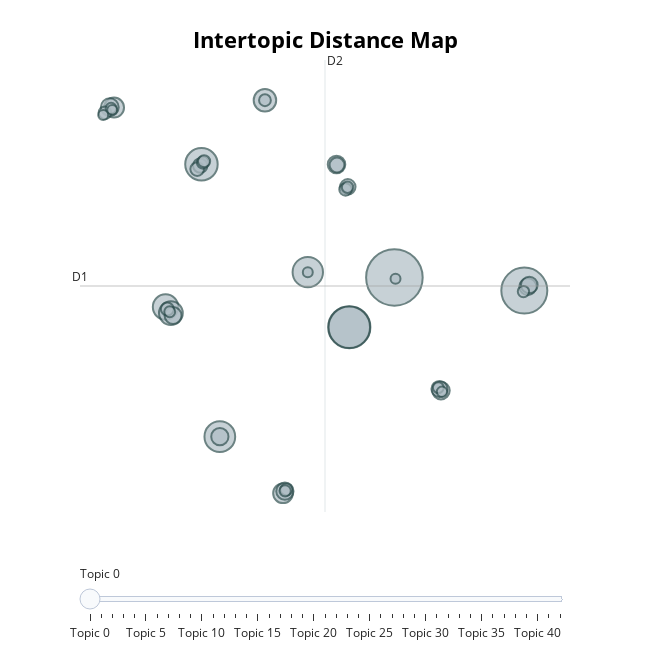

Notebook code for this chart:
### Code cell
topic_model.visualize_topics()

### Figure 1 — Plotly figure (JSON) as saved in the notebook; plotly's stock layout.template omitted (floating-point values rounded to 4 significant figures; data arrays with more than 128 entries replaced by an {"elided": "..."} marker saying what was removed)
{"data": [{"customdata": {"elided": "43x3 mixed values"}, "hovertemplate": "<b>Topic %{customdata[0]}</b><br>%{customdata[1]}<br>Size: %{customdata[2]}", "legendgroup": "", "marker": {"color": "#B0BEC5", "line": {"color": "DarkSlateGrey", "width": 2}, "size": [322, 213, 179, 173, 106, 95, 93, 65, 57, 51, 40, 39, 32, 31, 31, 30, 30, 29, 29, 28, 26, 24, 22, 21, 19, 17, 16, 16, 15, 15, 15, 14, 13, 13, 13, 12, 12, 12, 11, 10, 10, 10, 10], "sizemode": "area", "sizeref": 0.2013, "symbol": "circle"}, "mode": "markers", "name": "", "orientation": "v", "showlegend": false, "type": "scatter", "x": [11.8, 23.02, 7.902, 7.903, -4.87, -3.282, 4.317, -7.971, -7.509, 0.6156, -12.42, 2.176, -12.79, 15.82, 6.799, 2.338, -3.28, 23.32, -7.323, 23.45, 15.69, 7.774, 6.838, -4.975, -5.235, -7.814, -13.2, 7.581, -4.743, 2.464, -4.643, 0.6156, 22.95, 7.75, 2.359, 15.59, -12.68, -7.611, 15.91, 11.9, -12.58, -13.36, 4.317], "xaxis": "x", "y": [6.92, 5.918, 3.135, 3.135, 15.52, -5.181, 7.32, 4.672, 4.208, 20.39, 19.83, -9.486, 19.86, -1.683, 15.5, -9.324, -5.182, 6.219, 4.023, 6.346, -1.554, 13.8, 15.46, 15.42, 15.16, 4.515, 19.44, 13.61, 15.65, -9.198, 15.75, 20.39, 5.844, 13.78, -9.303, -1.453, 19.77, 4.31, -1.775, 6.823, 19.66, 19.27, 7.32], "yaxis": "y"}], "layout": {"annotations": [{"showarrow": false, "text": "D1", "x": -15.36, "y": 6.268, "yshift": 10}, {"showarrow": false, "text": "D2", "x": 5.803, "xshift": 10, "y": 23.45}], "height": 650, "hoverlabel": {"bgcolor": "white", "font": {"family": "Rockwell", "size": 16}}, "legend": {"itemsizing": "constant", "tracegroupgap": 0}, "margin": {"t": 60}, "shapes": [{"line": {"color": "#CFD8DC", "width": 2}, "type": "line", "x0": 5.803, "x1": 5.803, "y0": -10.91, "y1": 23.45}, {"line": {"color": "#9E9E9E", "width": 2}, "type": "line", "x0": -15.36, "x1": 26.97, "y0": 6.268, "y1": 6.268}], "sliders": [{"active": 0, "pad": {"t": 50}, "steps": [{"args": [{"marker.color": [["red", "#B0BEC5", "#B0BEC5", "#B0BEC5", "#B0BEC5", "#B0BEC5", "#B0BEC5", "#B0BEC5", "#B0BEC5", "#B0BEC5", "#B0BEC5", "#B0BEC5", "#B0BEC5", "#B0BEC5", "#B0BEC5", "#B0BEC5", "#B0BEC5", "#B0BEC5", "#B0BEC5", "#B0BEC5", "#B0BEC5", "#B0BEC5", "#B0BEC5", "#B0BEC5", "#B0BEC5", "#B0BEC5", "#B0BEC5", "#B0BEC5", "#B0BEC5", "#B0BEC5", "#B0BEC5", "#B0BEC5", "#B0BEC5", "#B0BEC5", "#B0BEC5", "#B0BEC5", "#B0BEC5", "#B0BEC5", "#B0BEC5", "#B0BEC5", "#B0BEC5", "#B0BEC5", "#B0BEC5"]]}], "label": "Topic 0", "method": "update"}, {"args": [{"marker.color": [["#B0BEC5", "red", "#B0BEC5", "#B0BEC5", "#B0BEC5", "#B0BEC5", "#B0BEC5", "#B0BEC5", "#B0BEC5", "#B0BEC5", "#B0BEC5", "#B0BEC5", "#B0BEC5", "#B0BEC5", "#B0BEC5", "#B0BEC5", "#B0BEC5", "#B0BEC5", "#B0BEC5", "#B0BEC5", "#B0BEC5", "#B0BEC5", "#B0BEC5", "#B0BEC5", "#B0BEC5", "#B0BEC5", "#B0BEC5", "#B0BEC5", "#B0BEC5", "#B0BEC5", "#B0BEC5", "#B0BEC5", "#B0BEC5", "#B0BEC5", "#B0BEC5", "#B0BEC5", "#B0BEC5", "#B0BEC5", "#B0BEC5", "#B0BEC5", "#B0BEC5", "#B0BEC5", "#B0BEC5"]]}], "label": "Topic 1", "method": "update"}, {"args": [{"marker.color": [["#B0BEC5", "#B0BEC5", "red", "#B0BEC5", "#B0BEC5", "#B0BEC5", "#B0BEC5", "#B0BEC5", "#B0BEC5", "#B0BEC5", "#B0BEC5", "#B0BEC5", "#B0BEC5", "#B0BEC5", "#B0BEC5", "#B0BEC5", "#B0BEC5", "#B0BEC5", "#B0BEC5", "#B0BEC5", "#B0BEC5", "#B0BEC5", "#B0BEC5", "#B0BEC5", "#B0BEC5", "#B0BEC5", "#B0BEC5", "#B0BEC5", "#B0BEC5", "#B0BEC5", "#B0BEC5", "#B0BEC5", "#B0BEC5", "#B0BEC5", "#B0BEC5", "#B0BEC5", "#B0BEC5", "#B0BEC5", "#B0BEC5", "#B0BEC5", "#B0BEC5", "#B0BEC5", "#B0BEC5"]]}], "label": "Topic 2", "method": "update"}, {"args": [{"marker.color": [["#B0BEC5", "#B0BEC5", "#B0BEC5", "red", "#B0BEC5", "#B0BEC5", "#B0BEC5", "#B0BEC5", "#B0BEC5", "#B0BEC5", "#B0BEC5", "#B0BEC5", "#B0BEC5", "#B0BEC5", "#B0BEC5", "#B0BEC5", "#B0BEC5", "#B0BEC5", "#B0BEC5", "#B0BEC5", "#B0BEC5", "#B0BEC5", "#B0BEC5", "#B0BEC5", "#B0BEC5", "#B0BEC5", "#B0BEC5", "#B0BEC5", "#B0BEC5", "#B0BEC5", "#B0BEC5", "#B0BEC5", "#B0BEC5", "#B0BEC5", "#B0BEC5", "#B0BEC5", "#B0BEC5", "#B0BEC5", "#B0BEC5", "#B0BEC5", "#B0BEC5", "#B0BEC5", "#B0BEC5"]]}], "label": "Topic 3", "method": "update"}, {"args": [{"marker.color": [["#B0BEC5", "#B0BEC5", "#B0BEC5", "#B0BEC5", "red", "#B0BEC5", "#B0BEC5", "#B0BEC5", "#B0BEC5", "#B0BEC5", "#B0BEC5", "#B0BEC5", "#B0BEC5", "#B0BEC5", "#B0BEC5", "#B0BEC5", "#B0BEC5", "#B0BEC5", "#B0BEC5", "#B0BEC5", "#B0BEC5", "#B0BEC5", "#B0BEC5", "#B0BEC5", "#B0BEC5", "#B0BEC5", "#B0BEC5", "#B0BEC5", "#B0BEC5", "#B0BEC5", "#B0BEC5", "#B0BEC5", "#B0BEC5", "#B0BEC5", "#B0BEC5", "#B0BEC5", "#B0BEC5", "#B0BEC5", "#B0BEC5", "#B0BEC5", "#B0BEC5", "#B0BEC5", "#B0BEC5"]]}], "label": "Topic 4", "method": "update"}, {"args": [{"marker.color": [["#B0BEC5", "#B0BEC5", "#B0BEC5", "#B0BEC5", "#B0BEC5", "red", "#B0BEC5", "#B0BEC5", "#B0BEC5", "#B0BEC5", "#B0BEC5", "#B0BEC5", "#B0BEC5", "#B0BEC5", "#B0BEC5", "#B0BEC5", "#B0BEC5", "#B0BEC5", "#B0BEC5", "#B0BEC5", "#B0BEC5", "#B0BEC5", "#B0BEC5", "#B0BEC5", "#B0BEC5", "#B0BEC5", "#B0BEC5", "#B0BEC5", "#B0BEC5", "#B0BEC5", "#B0BEC5", "#B0BEC5", "#B0BEC5", "#B0BEC5", "#B0BEC5", "#B0BEC5", "#B0BEC5", "#B0BEC5", "#B0BEC5", "#B0BEC5", "#B0BEC5", "#B0BEC5", "#B0BEC5"]]}], "label": "Topic 5", "method": "update"}, {"args": [{"marker.color": [["#B0BEC5", "#B0BEC5", "#B0BEC5", "#B0BEC5", "#B0BEC5", "#B0BEC5", "red", "#B0BEC5", "#B0BEC5", "#B0BEC5", "#B0BEC5", "#B0BEC5", "#B0BEC5", "#B0BEC5", "#B0BEC5", "#B0BEC5", "#B0BEC5", "#B0BEC5", "#B0BEC5", "#B0BEC5", "#B0BEC5", "#B0BEC5", "#B0BEC5", "#B0BEC5", "#B0BEC5", "#B0BEC5", "#B0BEC5", "#B0BEC5", "#B0BEC5", "#B0BEC5", "#B0BEC5", "#B0BEC5", "#B0BEC5", "#B0BEC5", "#B0BEC5", "#B0BEC5", "#B0BEC5", "#B0BEC5", "#B0BEC5", "#B0BEC5", "#B0BEC5", "#B0BEC5", "#B0BEC5"]]}], "label": "Topic 6", "method": "update"}, {"args": [{"marker.color": [["#B0BEC5", "#B0BEC5", "#B0BEC5", "#B0BEC5", "#B0BEC5", "#B0BEC5", "#B0BEC5", "red", "#B0BEC5", "#B0BEC5", "#B0BEC5", "#B0BEC5", "#B0BEC5", "#B0BEC5", "#B0BEC5", "#B0BEC5", "#B0BEC5", "#B0BEC5", "#B0BEC5", "#B0BEC5", "#B0BEC5", "#B0BEC5", "#B0BEC5", "#B0BEC5", "#B0BEC5", "#B0BEC5", "#B0BEC5", "#B0BEC5", "#B0BEC5", "#B0BEC5", "#B0BEC5", "#B0BEC5", "#B0BEC5", "#B0BEC5", "#B0BEC5", "#B0BEC5", "#B0BEC5", "#B0BEC5", "#B0BEC5", "#B0BEC5", "#B0BEC5", "#B0BEC5", "#B0BEC5"]]}], "label": "Topic 7", "method": "update"}, {"args": [{"marker.color": [["#B0BEC5", "#B0BEC5", "#B0BEC5", "#B0BEC5", "#B0BEC5", "#B0BEC5", "#B0BEC5", "#B0BEC5", "red", "#B0BEC5", "#B0BEC5", "#B0BEC5", "#B0BEC5", "#B0BEC5", "#B0BEC5", "#B0BEC5", "#B0BEC5", "#B0BEC5", "#B0BEC5", "#B0BEC5", "#B0BEC5", "#B0BEC5", "#B0BEC5", "#B0BEC5", "#B0BEC5", "#B0BEC5", "#B0BEC5", "#B0BEC5", "#B0BEC5", "#B0BEC5", "#B0BEC5", "#B0BEC5", "#B0BEC5", "#B0BEC5", "#B0BEC5", "#B0BEC5", "#B0BEC5", "#B0BEC5", "#B0BEC5", "#B0BEC5", "#B0BEC5", "#B0BEC5", "#B0BEC5"]]}], "label": "Topic 8", "method": "update"}, {"args": [{"marker.color": [["#B0BEC5", "#B0BEC5", "#B0BEC5", "#B0BEC5", "#B0BEC5", "#B0BEC5", "#B0BEC5", "#B0BEC5", "#B0BEC5", "red", "#B0BEC5", "#B0BEC5", "#B0BEC5", "#B0BEC5", "#B0BEC5", "#B0BEC5", "#B0BEC5", "#B0BEC5", "#B0BEC5", "#B0BEC5", "#B0BEC5", "#B0BEC5", "#B0BEC5", "#B0BEC5", "#B0BEC5", "#B0BEC5", "#B0BEC5", "#B0BEC5", "#B0BEC5", "#B0BEC5", "#B0BEC5", "#B0BEC5", "#B0BEC5", "#B0BEC5", "#B0BEC5", "#B0BEC5", "#B0BEC5", "#B0BEC5", "#B0BEC5", "#B0BEC5", "#B0BEC5", "#B0BEC5", "#B0BEC5"]]}], "label": "Topic 9", "method": "update"}, {"args": [{"marker.color": [["#B0BEC5", "#B0BEC5", "#B0BEC5", "#B0BEC5", "#B0BEC5", "#B0BEC5", "#B0BEC5", "#B0BEC5", "#B0BEC5", "#B0BEC5", "red", "#B0BEC5", "#B0BEC5", "#B0BEC5", "#B0BEC5", "#B0BEC5", "#B0BEC5", "#B0BEC5", "#B0BEC5", "#B0BEC5", "#B0BEC5", "#B0BEC5", "#B0BEC5", "#B0BEC5", "#B0BEC5", "#B0BEC5", "#B0BEC5", "#B0BEC5", "#B0BEC5", "#B0BEC5", "#B0BEC5", "#B0BEC5", "#B0BEC5", "#B0BEC5", "#B0BEC5", "#B0BEC5", "#B0BEC5", "#B0BEC5", "#B0BEC5", "#B0BEC5", "#B0BEC5", "#B0BEC5", "#B0BEC5"]]}], "label": "Topic 10", "method": "update"}, {"args": [{"marker.color": [["#B0BEC5", "#B0BEC5", "#B0BEC5", "#B0BEC5", "#B0BEC5", "#B0BEC5", "#B0BEC5", "#B0BEC5", "#B0BEC5", "#B0BEC5", "#B0BEC5", "red", "#B0BEC5", "#B0BEC5", "#B0BEC5", "#B0BEC5", "#B0BEC5", "#B0BEC5", "#B0BEC5", "#B0BEC5", "#B0BEC5", "#B0BEC5", "#B0BEC5", "#B0BEC5", "#B0BEC5", "#B0BEC5", "#B0BEC5", "#B0BEC5", "#B0BEC5", "#B0BEC5", "#B0BEC5", "#B0BEC5", "#B0BEC5", "#B0BEC5", "#B0BEC5", "#B0BEC5", "#B0BEC5", "#B0BEC5", "#B0BEC5", "#B0BEC5", "#B0BEC5", "#B0BEC5", "#B0BEC5"]]}], "label": "Topic 11", "method": "update"}, {"args": [{"marker.color": [["#B0BEC5", "#B0BEC5", "#B0BEC5", "#B0BEC5", "#B0BEC5", "#B0BEC5", "#B0BEC5", "#B0BEC5", "#B0BEC5", "#B0BEC5", "#B0BEC5", "#B0BEC5", "red", "#B0BEC5", "#B0BEC5", "#B0BEC5", "#B0BEC5", "#B0BEC5", "#B0BEC5", "#B0BEC5", "#B0BEC5", "#B0BEC5", "#B0BEC5", "#B0BEC5", "#B0BEC5", "#B0BEC5", "#B0BEC5", "#B0BEC5", "#B0BEC5", "#B0BEC5", "#B0BEC5", "#B0BEC5", "#B0BEC5", "#B0BEC5", "#B0BEC5", "#B0BEC5", "#B0BEC5", "#B0BEC5", "#B0BEC5", "#B0BEC5", "#B0BEC5", "#B0BEC5", "#B0BEC5"]]}], "label": "Topic 12", "method": "update"}, {"args": [{"marker.color": [["#B0BEC5", "#B0BEC5", "#B0BEC5", "#B0BEC5", "#B0BEC5", "#B0BEC5", "#B0BEC5", "#B0BEC5", "#B0BEC5", "#B0BEC5", "#B0BEC5", "#B0BEC5", "#B0BEC5", "red", "#B0BEC5", "#B0BEC5", "#B0BEC5", "#B0BEC5", "#B0BEC5", "#B0BEC5", "#B0BEC5", "#B0BEC5", "#B0BEC5", "#B0BEC5", "#B0BEC5", "#B0BEC5", "#B0BEC5", "#B0BEC5", "#B0BEC5", "#B0BEC5", "#B0BEC5", "#B0BEC5", "#B0BEC5", "#B0BEC5", "#B0BEC5", "#B0BEC5", "#B0BEC5", "#B0BEC5", "#B0BEC5", "#B0BEC5", "#B0BEC5", "#B0BEC5", "#B0BEC5"]]}], "label": "Topic 13", "method": "update"}, {"args": [{"marker.color": [["#B0BEC5", "#B0BEC5", "#B0BEC5", "#B0BEC5", "#B0BEC5", "#B0BEC5", "#B0BEC5", "#B0BEC5", "#B0BEC5", "#B0BEC5", "#B0BEC5", "#B0BEC5", "#B0BEC5", "#B0BEC5", "red", "#B0BEC5", "#B0BEC5", "#B0BEC5", "#B0BEC5", "#B0BEC5", "#B0BEC5", "#B0BEC5", "#B0BEC5", "#B0BEC5", "#B0BEC5", "#B0BEC5", "#B0BEC5", "#B0BEC5", "#B0BEC5", "#B0BEC5", "#B0BEC5", "#B0BEC5", "#B0BEC5", "#B0BEC5", "#B0BEC5", "#B0BEC5", "#B0BEC5", "#B0BEC5", "#B0BEC5", "#B0BEC5", "#B0BEC5", "#B0BEC5", "#B0BEC5"]]}], "label": "Topic 14", "method": "update"}, {"args": [{"marker.color": [["#B0BEC5", "#B0BEC5", "#B0BEC5", "#B0BEC5", "#B0BEC5", "#B0BEC5", "#B0BEC5", "#B0BEC5", "#B0BEC5", "#B0BEC5", "#B0BEC5", "#B0BEC5", "#B0BEC5", "#B0BEC5", "#B0BEC5", "red", "#B0BEC5", "#B0BEC5", "#B0BEC5", "#B0BEC5", "#B0BEC5", "#B0BEC5", "#B0BEC5", "#B0BEC5", "#B0BEC5", "#B0BEC5", "#B0BEC5", "#B0BEC5", "#B0BEC5", "#B0BEC5", "#B0BEC5", "#B0BEC5", "#B0BEC5", "#B0BEC5", "#B0BEC5", "#B0BEC5", "#B0BEC5", "#B0BEC5", "#B0BEC5", "#B0BEC5", "#B0BEC5", "#B0BEC5", "#B0BEC5"]]}], "label": "Topic 15", "method": "update"}, {"args": [{"marker.color": [["#B0BEC5", "#B0BEC5", "#B0BEC5", "#B0BEC5", "#B0BEC5", "#B0BEC5", "#B0BEC5", "#B0BEC5", "#B0BEC5", "#B0BEC5", "#B0BEC5", "#B0BEC5", "#B0BEC5", "#B0BEC5", "#B0BEC5", "#B0BEC5", "red", "#B0BEC5", "#B0BEC5", "#B0BEC5", "#B0BEC5", "#B0BEC5", "#B0BEC5", "#B0BEC5", "#B0BEC5", "#B0BEC5", "#B0BEC5", "#B0BEC5", "#B0BEC5", "#B0BEC5", "#B0BEC5", "#B0BEC5", "#B0BEC5", "#B0BEC5", "#B0BEC5", "#B0BEC5", "#B0BEC5", "#B0BEC5", "#B0BEC5", "#B0BEC5", "#B0BEC5", "#B0BEC5", "#B0BEC5"]]}], "label": "Topic 16", "method": "update"}, {"args": [{"marker.color": [["#B0BEC5", "#B0BEC5", "#B0BEC5", "#B0BEC5", "#B0BEC5", "#B0BEC5", "#B0BEC5", "#B0BEC5", "#B0BEC5", "#B0BEC5", "#B0BEC5", "#B0BEC5", "#B0BEC5", "#B0BEC5", "#B0BEC5", "#B0BEC5", "#B0BEC5", "red", "#B0BEC5", "#B0BEC5", "#B0BEC5", "#B0BEC5", "#B0BEC5", "#B0BEC5", "#B0BEC5", "#B0BEC5", "#B0BEC5", "#B0BEC5", "#B0BEC5", "#B0BEC5", "#B0BEC5", "#B0BEC5", "#B0BEC5", "#B0BEC5", "#B0BEC5", "#B0BEC5", "#B0BEC5", "#B0BEC5", "#B0BEC5", "#B0BEC5", "#B0BEC5", "#B0BEC5", "#B0BEC5"]]}], "label": "Topic 17", "method": "update"}, {"args": [{"marker.color": [["#B0BEC5", "#B0BEC5", "#B0BEC5", "#B0BEC5", "#B0BEC5", "#B0BEC5", "#B0BEC5", "#B0BEC5", "#B0BEC5", "#B0BEC5", "#B0BEC5", "#B0BEC5", "#B0BEC5", "#B0BEC5", "#B0BEC5", "#B0BEC5", "#B0BEC5", "#B0BEC5", "red", "#B0BEC5", "#B0BEC5", "#B0BEC5", "#B0BEC5", "#B0BEC5", "#B0BEC5", "#B0BEC5", "#B0BEC5", "#B0BEC5", "#B0BEC5", "#B0BEC5", "#B0BEC5", "#B0BEC5", "#B0BEC5", "#B0BEC5", "#B0BEC5", "#B0BEC5", "#B0BEC5", "#B0BEC5", "#B0BEC5", "#B0BEC5", "#B0BEC5", "#B0BEC5", "#B0BEC5"]]}], "label": "Topic 18", "method": "update"}, {"args": [{"marker.color": [["#B0BEC5", "#B0BEC5", "#B0BEC5", "#B0BEC5", "#B0BEC5", "#B0BEC5", "#B0BEC5", "#B0BEC5", "#B0BEC5", "#B0BEC5", "#B0BEC5", "#B0BEC5", "#B0BEC5", "#B0BEC5", "#B0BEC5", "#B0BEC5", "#B0BEC5", "#B0BEC5", "#B0BEC5", "red", "#B0BEC5", "#B0BEC5", "#B0BEC5", "#B0BEC5", "#B0BEC5", "#B0BEC5", "#B0BEC5", "#B0BEC5", "#B0BEC5", "#B0BEC5", "#B0BEC5", "#B0BEC5", "#B0BEC5", "#B0BEC5", "#B0BEC5", "#B0BEC5", "#B0BEC5", "#B0BEC5", "#B0BEC5", "#B0BEC5", "#B0BEC5", "#B0BEC5", "#B0BEC5"]]}], "label": "Topic 19", "method": "update"}, {"args": [{"marker.color": [["#B0BEC5", "#B0BEC5", "#B0BEC5", "#B0BEC5", "#B0BEC5", "#B0BEC5", "#B0BEC5", "#B0BEC5", "#B0BEC5", "#B0BEC5", "#B0BEC5", "#B0BEC5", "#B0BEC5", "#B0BEC5", "#B0BEC5", "#B0BEC5", "#B0BEC5", "#B0BEC5", "#B0BEC5", "#B0BEC5", "red", "#B0BEC5", "#B0BEC5", "#B0BEC5", "#B0BEC5", "#B0BEC5", "#B0BEC5", "#B0BEC5", "#B0BEC5", "#B0BEC5", "#B0BEC5", "#B0BEC5", "#B0BEC5", "#B0BEC5", "#B0BEC5", "#B0BEC5", "#B0BEC5", "#B0BEC5", "#B0BEC5", "#B0BEC5", "#B0BEC5", "#B0BEC5", "#B0BEC5"]]}], "label": "Topic 20", "method": "update"}, {"args": [{"marker.color": [["#B0BEC5", "#B0BEC5", "#B0BEC5", "#B0BEC5", "#B0BEC5", "#B0BEC5", "#B0BEC5", "#B0BEC5", "#B0BEC5", "#B0BEC5", "#B0BEC5", "#B0BEC5", "#B0BEC5", "#B0BEC5", "#B0BEC5", "#B0BEC5", "#B0BEC5", "#B0BEC5", "#B0BEC5", "#B0BEC5", "#B0BEC5", "red", "#B0BEC5", "#B0BEC5", "#B0BEC5", "#B0BEC5", "#B0BEC5", "#B0BEC5", "#B0BEC5", "#B0BEC5", "#B0BEC5", "#B0BEC5", "#B0BEC5", "#B0BEC5", "#B0BEC5", "#B0BEC5", "#B0BEC5", "#B0BEC5", "#B0BEC5", "#B0BEC5", "#B0BEC5", "#B0BEC5", "#B0BEC5"]]}], "label": "Topic 21", "method": "update"}, {"args": [{"marker.color": [["#B0BEC5", "#B0BEC5", "#B0BEC5", "#B0BEC5", "#B0BEC5", "#B0BEC5", "#B0BEC5", "#B0BEC5", "#B0BEC5", "#B0BEC5", "#B0BEC5", "#B0BEC5", "#B0BEC5", "#B0BEC5", "#B0BEC5", "#B0BEC5", "#B0BEC5", "#B0BEC5", "#B0BEC5", "#B0BEC5", "#B0BEC5", "#B0BEC5", "red", "#B0BEC5", "#B0BEC5", "#B0BEC5", "#B0BEC5", "#B0BEC5", "#B0BEC5", "#B0BEC5", "#B0BEC5", "#B0BEC5", "#B0BEC5", "#B0BEC5", "#B0BEC5", "#B0BEC5", "#B0BEC5", "#B0BEC5", "#B0BEC5", "#B0BEC5", "#B0BEC5", "#B0BEC5", "#B0BEC5"]]}], "label": "Topic 22", "method": "update"}, {"args": [{"marker.color": [["#B0BEC5", "#B0BEC5", "#B0BEC5", "#B0BEC5", "#B0BEC5", "#B0BEC5", "#B0BEC5", "#B0BEC5", "#B0BEC5", "#B0BEC5", "#B0BEC5", "#B0BEC5", "#B0BEC5", "#B0BEC5", "#B0BEC5", "#B0BEC5", "#B0BEC5", "#B0BEC5", "#B0BEC5", "#B0BEC5", "#B0BEC5", "#B0BEC5", "#B0BEC5", "red", "#B0BEC5", "#B0BEC5", "#B0BEC5", "#B0BEC5", "#B0BEC5", "#B0BEC5", "#B0BEC5", "#B0BEC5", "#B0BEC5", "#B0BEC5", "#B0BEC5", "#B0BEC5", "#B0BEC5", "#B0BEC5", "#B0BEC5", "#B0BEC5", "#B0BEC5", "#B0BEC5", "#B0BEC5"]]}], "label": "Topic 23", "method": "update"}, {"args": [{"marker.color": [["#B0BEC5", "#B0BEC5", "#B0BEC5", "#B0BEC5", "#B0BEC5", "#B0BEC5", "#B0BEC5", "#B0BEC5", "#B0BEC5", "#B0BEC5", "#B0BEC5", "#B0BEC5", "#B0BEC5", "#B0BEC5", "#B0BEC5", "#B0BEC5", "#B0BEC5", "#B0BEC5", "#B0BEC5", "#B0BEC5", "#B0BEC5", "#B0BEC5", "#B0BEC5", "#B0BEC5", "red", "#B0BEC5", "#B0BEC5", "#B0BEC5", "#B0BEC5", "#B0BEC5", "#B0BEC5", "#B0BEC5", "#B0BEC5", "#B0BEC5", "#B0BEC5", "#B0BEC5", "#B0BEC5", "#B0BEC5", "#B0BEC5", "#B0BEC5", "#B0BEC5", "#B0BEC5", "#B0BEC5"]]}], "label": "Topic 24", "method": "update"}, {"args": [{"marker.color": [["#B0BEC5", "#B0BEC5", "#B0BEC5", "#B0BEC5", "#B0BEC5", "#B0BEC5", "#B0BEC5", "#B0BEC5", "#B0BEC5", "#B0BEC5", "#B0BEC5", "#B0BEC5", "#B0BEC5", "#B0BEC5", "#B0BEC5", "#B0BEC5", "#B0BEC5", "#B0BEC5", "#B0BEC5", "#B0BEC5", "#B0BEC5", "#B0BEC5", "#B0BEC5", "#B0BEC5", "#B0BEC5", "red", "#B0BEC5", "#B0BEC5", "#B0BEC5", "#B0BEC5", "#B0BEC5", "#B0BEC5", "#B0BEC5", "#B0BEC5", "#B0BEC5", "#B0BEC5", "#B0BEC5", "#B0BEC5", "#B0BEC5", "#B0BEC5", "#B0BEC5", "#B0BEC5", "#B0BEC5"]]}], "label": "Topic 25", "method": "update"}, {"args": [{"marker.color": [["#B0BEC5", "#B0BEC5", "#B0BEC5", "#B0BEC5", "#B0BEC5", "#B0BEC5", "#B0BEC5", "#B0BEC5", "#B0BEC5", "#B0BEC5", "#B0BEC5", "#B0BEC5", "#B0BEC5", "#B0BEC5", "#B0BEC5", "#B0BEC5", "#B0BEC5", "#B0BEC5", "#B0BEC5", "#B0BEC5", "#B0BEC5", "#B0BEC5", "#B0BEC5", "#B0BEC5", "#B0BEC5", "#B0BEC5", "red", "#B0BEC5", "#B0BEC5", "#B0BEC5", "#B0BEC5", "#B0BEC5", "#B0BEC5", "#B0BEC5", "#B0BEC5", "#B0BEC5", "#B0BEC5", "#B0BEC5", "#B0BEC5", "#B0BEC5", "#B0BEC5", "#B0BEC5", "#B0BEC5"]]}], "label": "Topic 26", "method": "update"}, {"args": [{"marker.color": [["#B0BEC5", "#B0BEC5", "#B0BEC5", "#B0BEC5", "#B0BEC5", "#B0BEC5", "#B0BEC5", "#B0BEC5", "#B0BEC5", "#B0BEC5", "#B0BEC5", "#B0BEC5", "#B0BEC5", "#B0BEC5", "#B0BEC5", "#B0BEC5", "#B0BEC5", "#B0BEC5", "#B0BEC5", "#B0BEC5", "#B0BEC5", "#B0BEC5", "#B0BEC5", "#B0BEC5", "#B0BEC5", "#B0BEC5", "#B0BEC5", "red", "#B0BEC5", "#B0BEC5", "#B0BEC5", "#B0BEC5", "#B0BEC5", "#B0BEC5", "#B0BEC5", "#B0BEC5", "#B0BEC5", "#B0BEC5", "#B0BEC5", "#B0BEC5", "#B0BEC5", "#B0BEC5", "#B0BEC5"]]}], "label": "Topic 27", "method": "update"}, {"args": [{"marker.color": [["#B0BEC5", "#B0BEC5", "#B0BEC5", "#B0BEC5", "#B0BEC5", "#B0BEC5", "#B0BEC5", "#B0BEC5", "#B0BEC5", "#B0BEC5", "#B0BEC5", "#B0BEC5", "#B0BEC5", "#B0BEC5", "#B0BEC5", "#B0BEC5", "#B0BEC5", "#B0BEC5", "#B0BEC5", "#B0BEC5", "#B0BEC5", "#B0BEC5", "#B0BEC5", "#B0BEC5", "#B0BEC5", "#B0BEC5", "#B0BEC5", "#B0BEC5", "red", "#B0BEC5", "#B0BEC5", "#B0BEC5", "#B0BEC5", "#B0BEC5", "#B0BEC5", "#B0BEC5", "#B0BEC5", "#B0BEC5", "#B0BEC5", "#B0BEC5", "#B0BEC5", "#B0BEC5", "#B0BEC5"]]}], "label": "Topic 28", "method": "update"}, {"args": [{"marker.color": [["#B0BEC5", "#B0BEC5", "#B0BEC5", "#B0BEC5", "#B0BEC5", "#B0BEC5", "#B0BEC5", "#B0BEC5", "#B0BEC5", "#B0BEC5", "#B0BEC5", "#B0BEC5", "#B0BEC5", "#B0BEC5", "#B0BEC5", "#B0BEC5", "#B0BEC5", "#B0BEC5", "#B0BEC5", "#B0BEC5", "#B0BEC5", "#B0BEC5", "#B0BEC5", "#B0BEC5", "#B0BEC5", "#B0BEC5", "#B0BEC5", "#B0BEC5", "#B0BEC5", "red", "#B0BEC5", "#B0BEC5", "#B0BEC5", "#B0BEC5", "#B0BEC5", "#B0BEC5", "#B0BEC5", "#B0BEC5", "#B0BEC5", "#B0BEC5", "#B0BEC5", "#B0BEC5", "#B0BEC5"]]}], "label": "Topic 29", "method": "update"}, {"args": [{"marker.color": [["#B0BEC5", "#B0BEC5", "#B0BEC5", "#B0BEC5", "#B0BEC5", "#B0BEC5", "#B0BEC5", "#B0BEC5", "#B0BEC5", "#B0BEC5", "#B0BEC5", "#B0BEC5", "#B0BEC5", "#B0BEC5", "#B0BEC5", "#B0BEC5", "#B0BEC5", "#B0BEC5", "#B0BEC5", "#B0BEC5", "#B0BEC5", "#B0BEC5", "#B0BEC5", "#B0BEC5", "#B0BEC5", "#B0BEC5", "#B0BEC5", "#B0BEC5", "#B0BEC5", "#B0BEC5", "red", "#B0BEC5", "#B0BEC5", "#B0BEC5", "#B0BEC5", "#B0BEC5", "#B0BEC5", "#B0BEC5", "#B0BEC5", "#B0BEC5", "#B0BEC5", "#B0BEC5", "#B0BEC5"]]}], "label": "Topic 30", "method": "update"}, {"args": [{"marker.color": [["#B0BEC5", "#B0BEC5", "#B0BEC5", "#B0BEC5", "#B0BEC5", "#B0BEC5", "#B0BEC5", "#B0BEC5", "#B0BEC5", "#B0BEC5", "#B0BEC5", "#B0BEC5", "#B0BEC5", "#B0BEC5", "#B0BEC5", "#B0BEC5", "#B0BEC5", "#B0BEC5", "#B0BEC5", "#B0BEC5", "#B0BEC5", "#B0BEC5", "#B0BEC5", "#B0BEC5", "#B0BEC5", "#B0BEC5", "#B0BEC5", "#B0BEC5", "#B0BEC5", "#B0BEC5", "#B0BEC5", "red", "#B0BEC5", "#B0BEC5", "#B0BEC5", "#B0BEC5", "#B0BEC5", "#B0BEC5", "#B0BEC5", "#B0BEC5", "#B0BEC5", "#B0BEC5", "#B0BEC5"]]}], "label": "Topic 31", "method": "update"}, {"args": [{"marker.color": [["#B0BEC5", "#B0BEC5", "#B0BEC5", "#B0BEC5", "#B0BEC5", "#B0BEC5", "#B0BEC5", "#B0BEC5", "#B0BEC5", "#B0BEC5", "#B0BEC5", "#B0BEC5", "#B0BEC5", "#B0BEC5", "#B0BEC5", "#B0BEC5", "#B0BEC5", "#B0BEC5", "#B0BEC5", "#B0BEC5", "#B0BEC5", "#B0BEC5", "#B0BEC5", "#B0BEC5", "#B0BEC5", "#B0BEC5", "#B0BEC5", "#B0BEC5", "#B0BEC5", "#B0BEC5", "#B0BEC5", "#B0BEC5", "red", "#B0BEC5", "#B0BEC5", "#B0BEC5", "#B0BEC5", "#B0BEC5", "#B0BEC5", "#B0BEC5", "#B0BEC5", "#B0BEC5", "#B0BEC5"]]}], "label": "Topic 32", "method": "update"}, {"args": [{"marker.color": [["#B0BEC5", "#B0BEC5", "#B0BEC5", "#B0BEC5", "#B0BEC5", "#B0BEC5", "#B0BEC5", "#B0BEC5", "#B0BEC5", "#B0BEC5", "#B0BEC5", "#B0BEC5", "#B0BEC5", "#B0BEC5", "#B0BEC5", "#B0BEC5", "#B0BEC5", "#B0BEC5", "#B0BEC5", "#B0BEC5", "#B0BEC5", "#B0BEC5", "#B0BEC5", "#B0BEC5", "#B0BEC5", "#B0BEC5", "#B0BEC5", "#B0BEC5", "#B0BEC5", "#B0BEC5", "#B0BEC5", "#B0BEC5", "#B0BEC5", "red", "#B0BEC5", "#B0BEC5", "#B0BEC5", "#B0BEC5", "#B0BEC5", "#B0BEC5", "#B0BEC5", "#B0BEC5", "#B0BEC5"]]}], "label": "Topic 33", "method": "update"}, {"args": [{"marker.color": [["#B0BEC5", "#B0BEC5", "#B0BEC5", "#B0BEC5", "#B0BEC5", "#B0BEC5", "#B0BEC5", "#B0BEC5", "#B0BEC5", "#B0BEC5", "#B0BEC5", "#B0BEC5", "#B0BEC5", "#B0BEC5", "#B0BEC5", "#B0BEC5", "#B0BEC5", "#B0BEC5", "#B0BEC5", "#B0BEC5", "#B0BEC5", "#B0BEC5", "#B0BEC5", "#B0BEC5", "#B0BEC5", "#B0BEC5", "#B0BEC5", "#B0BEC5", "#B0BEC5", "#B0BEC5", "#B0BEC5", "#B0BEC5", "#B0BEC5", "#B0BEC5", "red", "#B0BEC5", "#B0BEC5", "#B0BEC5", "#B0BEC5", "#B0BEC5", "#B0BEC5", "#B0BEC5", "#B0BEC5"]]}], "label": "Topic 34", "method": "update"}, {"args": [{"marker.color": [["#B0BEC5", "#B0BEC5", "#B0BEC5", "#B0BEC5", "#B0BEC5", "#B0BEC5", "#B0BEC5", "#B0BEC5", "#B0BEC5", "#B0BEC5", "#B0BEC5", "#B0BEC5", "#B0BEC5", "#B0BEC5", "#B0BEC5", "#B0BEC5", "#B0BEC5", "#B0BEC5", "#B0BEC5", "#B0BEC5", "#B0BEC5", "#B0BEC5", "#B0BEC5", "#B0BEC5", "#B0BEC5", "#B0BEC5", "#B0BEC5", "#B0BEC5", "#B0BEC5", "#B0BEC5", "#B0BEC5", "#B0BEC5", "#B0BEC5", "#B0BEC5", "#B0BEC5", "red", "#B0BEC5", "#B0BEC5", "#B0BEC5", "#B0BEC5", "#B0BEC5", "#B0BEC5", "#B0BEC5"]]}], "label": "Topic 35", "method": "update"}, {"args": [{"marker.color": [["#B0BEC5", "#B0BEC5", "#B0BEC5", "#B0BEC5", "#B0BEC5", "#B0BEC5", "#B0BEC5", "#B0BEC5", "#B0BEC5", "#B0BEC5", "#B0BEC5", "#B0BEC5", "#B0BEC5", "#B0BEC5", "#B0BEC5", "#B0BEC5", "#B0BEC5", "#B0BEC5", "#B0BEC5", "#B0BEC5", "#B0BEC5", "#B0BEC5", "#B0BEC5", "#B0BEC5", "#B0BEC5", "#B0BEC5", "#B0BEC5", "#B0BEC5", "#B0BEC5", "#B0BEC5", "#B0BEC5", "#B0BEC5", "#B0BEC5", "#B0BEC5", "#B0BEC5", "#B0BEC5", "red", "#B0BEC5", "#B0BEC5", "#B0BEC5", "#B0BEC5", "#B0BEC5", "#B0BEC5"]]}], "label": "Topic 36", "method": "update"}, {"args": [{"marker.color": [["#B0BEC5", "#B0BEC5", "#B0BEC5", "#B0BEC5", "#B0BEC5", "#B0BEC5", "#B0BEC5", "#B0BEC5", "#B0BEC5", "#B0BEC5", "#B0BEC5", "#B0BEC5", "#B0BEC5", "#B0BEC5", "#B0BEC5", "#B0BEC5", "#B0BEC5", "#B0BEC5", "#B0BEC5", "#B0BEC5", "#B0BEC5", "#B0BEC5", "#B0BEC5", "#B0BEC5", "#B0BEC5", "#B0BEC5", "#B0BEC5", "#B0BEC5", "#B0BEC5", "#B0BEC5", "#B0BEC5", "#B0BEC5", "#B0BEC5", "#B0BEC5", "#B0BEC5", "#B0BEC5", "#B0BEC5", "red", "#B0BEC5", "#B0BEC5", "#B0BEC5", "#B0BEC5", "#B0BEC5"]]}], "label": "Topic 37", "method": "update"}, {"args": [{"marker.color": [["#B0BEC5", "#B0BEC5", "#B0BEC5", "#B0BEC5", "#B0BEC5", "#B0BEC5", "#B0BEC5", "#B0BEC5", "#B0BEC5", "#B0BEC5", "#B0BEC5", "#B0BEC5", "#B0BEC5", "#B0BEC5", "#B0BEC5", "#B0BEC5", "#B0BEC5", "#B0BEC5", "#B0BEC5", "#B0BEC5", "#B0BEC5", "#B0BEC5", "#B0BEC5", "#B0BEC5", "#B0BEC5", "#B0BEC5", "#B0BEC5", "#B0BEC5", "#B0BEC5", "#B0BEC5", "#B0BEC5", "#B0BEC5", "#B0BEC5", "#B0BEC5", "#B0BEC5", "#B0BEC5", "#B0BEC5", "#B0BEC5", "red", "#B0BEC5", "#B0BEC5", "#B0BEC5", "#B0BEC5"]]}], "label": "Topic 38", "method": "update"}, {"args": [{"marker.color": [["#B0BEC5", "#B0BEC5", "#B0BEC5", "#B0BEC5", "#B0BEC5", "#B0BEC5", "#B0BEC5", "#B0BEC5", "#B0BEC5", "#B0BEC5", "#B0BEC5", "#B0BEC5", "#B0BEC5", "#B0BEC5", "#B0BEC5", "#B0BEC5", "#B0BEC5", "#B0BEC5", "#B0BEC5", "#B0BEC5", "#B0BEC5", "#B0BEC5", "#B0BEC5", "#B0BEC5", "#B0BEC5", "#B0BEC5", "#B0BEC5", "#B0BEC5", "#B0BEC5", "#B0BEC5", "#B0BEC5", "#B0BEC5", "#B0BEC5", "#B0BEC5", "#B0BEC5", "#B0BEC5", "#B0BEC5", "#B0BEC5", "#B0BEC5", "red", "#B0BEC5", "#B0BEC5", "#B0BEC5"]]}], "label": "Topic 39", "method": "update"}, {"args": [{"marker.color": [["#B0BEC5", "#B0BEC5", "#B0BEC5", "#B0BEC5", "#B0BEC5", "#B0BEC5", "#B0BEC5", "#B0BEC5", "#B0BEC5", "#B0BEC5", "#B0BEC5", "#B0BEC5", "#B0BEC5", "#B0BEC5", "#B0BEC5", "#B0BEC5", "#B0BEC5", "#B0BEC5", "#B0BEC5", "#B0BEC5", "#B0BEC5", "#B0BEC5", "#B0BEC5", "#B0BEC5", "#B0BEC5", "#B0BEC5", "#B0BEC5", "#B0BEC5", "#B0BEC5", "#B0BEC5", "#B0BEC5", "#B0BEC5", "#B0BEC5", "#B0BEC5", "#B0BEC5", "#B0BEC5", "#B0BEC5", "#B0BEC5", "#B0BEC5", "#B0BEC5", "red", "#B0BEC5", "#B0BEC5"]]}], "label": "Topic 40", "method": "update"}, {"args": [{"marker.color": [["#B0BEC5", "#B0BEC5", "#B0BEC5", "#B0BEC5", "#B0BEC5", "#B0BEC5", "#B0BEC5", "#B0BEC5", "#B0BEC5", "#B0BEC5", "#B0BEC5", "#B0BEC5", "#B0BEC5", "#B0BEC5", "#B0BEC5", "#B0BEC5", "#B0BEC5", "#B0BEC5", "#B0BEC5", "#B0BEC5", "#B0BEC5", "#B0BEC5", "#B0BEC5", "#B0BEC5", "#B0BEC5", "#B0BEC5", "#B0BEC5", "#B0BEC5", "#B0BEC5", "#B0BEC5", "#B0BEC5", "#B0BEC5", "#B0BEC5", "#B0BEC5", "#B0BEC5", "#B0BEC5", "#B0BEC5", "#B0BEC5", "#B0BEC5", "#B0BEC5", "#B0BEC5", "red", "#B0BEC5"]]}], "label": "Topic 41", "method": "update"}, {"args": [{"marker.color": [["#B0BEC5", "#B0BEC5", "#B0BEC5", "#B0BEC5", "#B0BEC5", "#B0BEC5", "#B0BEC5", "#B0BEC5", "#B0BEC5", "#B0BEC5", "#B0BEC5", "#B0BEC5", "#B0BEC5", "#B0BEC5", "#B0BEC5", "#B0BEC5", "#B0BEC5", "#B0BEC5", "#B0BEC5", "#B0BEC5", "#B0BEC5", "#B0BEC5", "#B0BEC5", "#B0BEC5", "#B0BEC5", "#B0BEC5", "#B0BEC5", "#B0BEC5", "#B0BEC5", "#B0BEC5", "#B0BEC5", "#B0BEC5", "#B0BEC5", "#B0BEC5", "#B0BEC5", "#B0BEC5", "#B0BEC5", "#B0BEC5", "#B0BEC5", "#B0BEC5", "#B0BEC5", "#B0BEC5", "red"]]}], "label": "Topic 42", "method": "update"}]}], "title": {"font": {"color": "Black", "size": 22}, "text": "<b>Intertopic Distance Map</b>", "x": 0.5, "xanchor": "center", "y": 0.95, "yanchor": "top"}, "width": 650, "xaxis": {"anchor": "y", "domain": [0, 1], "range": [-15.36, 26.97], "title": {"text": ""}, "visible": false}, "yaxis": {"anchor": "x", "domain": [0, 1], "range": [-10.91, 23.45], "title": {"text": ""}, "visible": false}}}
